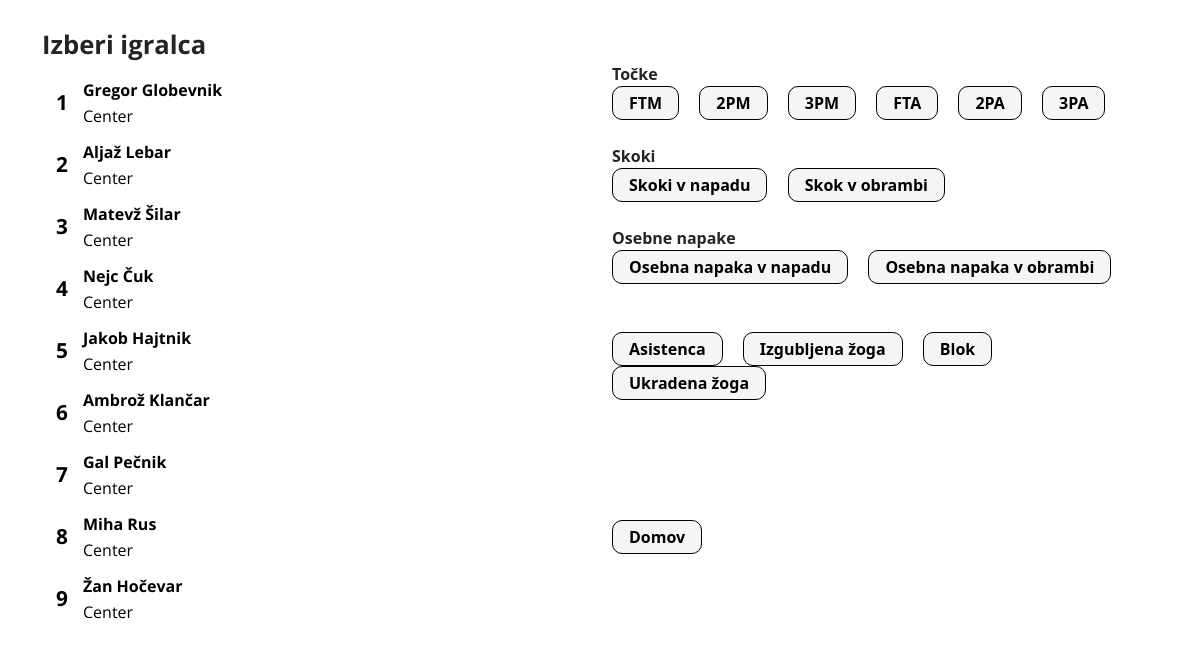
Before: /player_stat with the older database file.
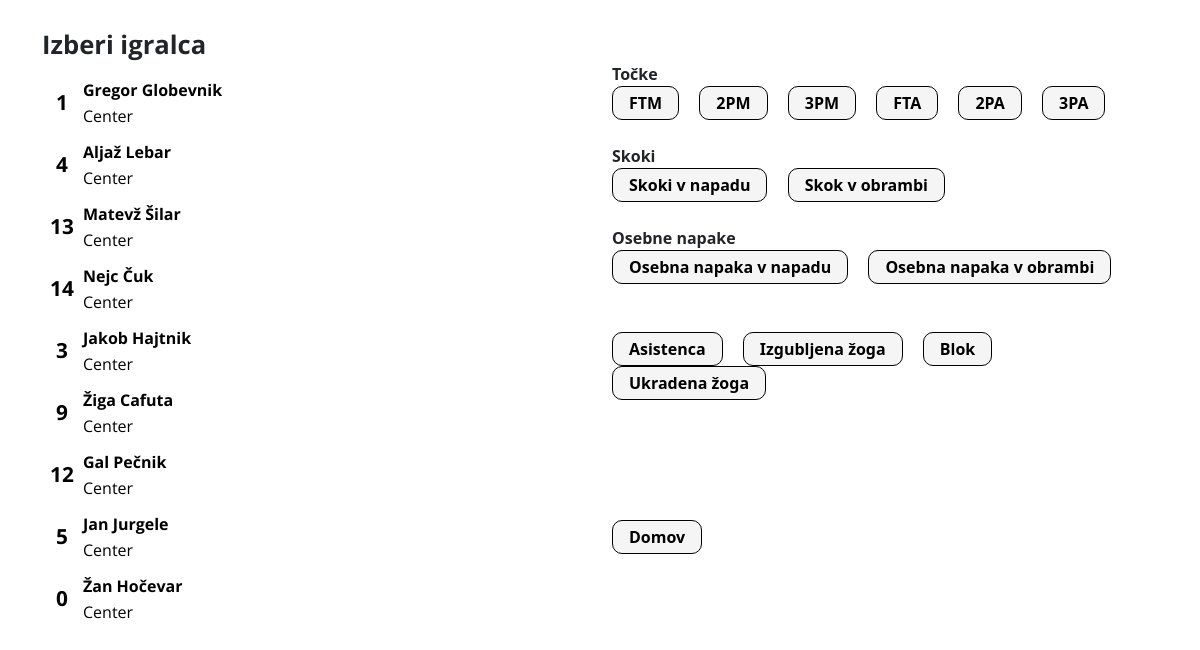
After: the same page with the newer database file.
### app/models.py (models this page shows, shortened)
class Players(db.Model):
    player_id = db.Column(db.Integer, primary_key=True, autoincrement=True)
    full_name = db.Column(db.String(50), index=True, nullable=False)
    jersey_no = db.Column(db.String(50), index=True, nullable=False)
    pa_1 = db.Column(db.Integer, index=True)
    pm_1 = db.Column(db.Integer, index=True)
    pa_2 = db.Column(db.Integer, index=True)
    pm_2 = db.Column(db.Integer, index=True)
    pa_3 = db.Column(db.Integer, index=True)
    pm_3 = db.Column(db.Integer, index=True)
    fouls_o = db.Column(db.Integer, index=True)
    fouls_d = db.Column(db.Integer, index=True)
    rebounds_o = db.Column(db.Integer, index=True)
    rebounds_d = db.Column(db.Integer, index=True)
    assists = db.Column(db.Integer, index=True)
    turnovers = db.Column(db.Integer, index=True)
    blocks = db.Column(db.Integer, index=True)
    steals = db.Column(db.Integer, index=True)
    id_positon = db.Column(db.Integer, db.ForeignKey('positions.position_id'), nullable=False)
    id_opponent = db.Column(db.Integer, db.ForeignKey('opponents.opponent_id'))

### app/routes.py (the view)
@app.route('/player_stat', methods=['GET', 'POST'])
def player_stat():
    selected_id = request.args.get('id', None)
    players = Players.query.all()
    current_opponent = Opponents.query.filter_by(date=date.today()).first()
    selected_player = Players.query.filter_by(player_id=selected_id).first()
    return render_template('player_stat.html', current_opponent=current_opponent, players=players,
                           selected_player=selected_player)

### app/templates/player_stat.html (shortened to what this page needs)
{% extends "playerList.html" %}
{% block content %}
    <br>
        <div class="section">Točke</div>
        <button type="button" class="editStat" id="ftm" p_id="{{ selected_player.player_id }}">FTM</button>
        <button type="button" class="editStat" id="pm2" p_id="{{ selected_player.player_id }}">2PM</button>
        <button type="button" class="editStat" id="pm3" p_id="{{ selected_player.player_id }}">3PM</button>
        <button type="button" class="editStat" id="fta" p_id="{{ selected_player.player_id }}">FTA</button>
        <button type="button" class="editStat" id="pa2" p_id="{{ selected_player.player_id }}">2PA</button>
        <button type="button" class="editStat" id="pa3" p_id="{{ selected_player.player_id }}">3PA</button>
        <br><br>
        <div class="section">Skoki</div>
        <button type="button" class="editStat" id="oreb" p_id="{{ selected_player.player_id }}">Skoki v napadu</button>
        <button type="button" class="editStat" id="dreb" p_id="{{ selected_player.player_id }}">Skok v obrambi</button>
        <br><br>
        <div class="section">Osebne napake</div>
        <button type="button" class="editStat" id="opf" p_id="{{ selected_player.player_id }}">Osebna napaka v napadu</button>
        <button type="button" class="editStat" id="dpf" p_id="{{ selected_player.player_id }}">Osebna napaka v obrambi</button>
        <br><br><br>
        <button type="button" class="editStat" id="ast" p_id="{{ selected_player.player_id }}">Asistenca</button>
        <button type="button" class="editStat" id="to" p_id="{{ selected_player.player_id }}">Izgubljena žoga</button>
        <button type="button" class="editStat" id="blk" p_id="{{ selected_player.player_id }}">Blok</button>
        <button type="button" class="editStat" id="stl" p_id="{{ selected_player.player_id }}">Ukradena žoga</button>
        <br><br><br><br><br><br>
        <a href="game"><button class="editStat" type="button">Domov</button></a>
{% endblock %}

### app/templates/playerList.html (shortened to what this page needs)
<!DOCTYPE html>
<html lang="en">
<head>
    <link rel="stylesheet" href="{{ url_for('static',filename='style.css') }}">
    <link href="https://cdn.jsdelivr.net/npm/bootstrap@5.1.0/dist/css/bootstrap.min.css" rel="stylesheet">
    <link rel="stylesheet" href="/static/css/base.css">
    <link rel="stylesheet" href="/static/css/playerList.css">
</head>
<body>
    <div class="container">
        <div class="row">
            <div class="col">
                <h1>Izberi igralca</h1>
                <div class="side-players">
                    {% for player in players %}
                        <a href="{{ url_for('player_stat', id=player.player_id) }}" class="player">
                            <table>
                                <tr>
                                    <td rowspan="2" class="player-id">
                                        <div>{{ player.jersey_no }}</div>
                                    </td>
                                    <td>
                                        <div class="player-name">{{ player.full_name }}</div>
                                    </td>
                                </tr>
                                <tr>
                                    <td>
                                        <div class="player-pos">Center</div>
                                    </td>
                                </tr>
                            </table>
                        </a>
                    {% endfor  %}
                </div>
            </div>
            <div class="col">
                {% block content %}{% endblock %}
            </div>
        </div>
    </div>
</body>
</html>

Changed rows visible on the page:
changed Players "Aljaž Lebar": jersey_no "2" → "4"
changed Players "Matevž Šilar": jersey_no "3" → "13"
changed Players "Nejc Čuk": jersey_no "4" → "14"
changed Players "Jakob Hajtnik": jersey_no "5" → "3"
changed Players: jersey_no "6" → "9"; full_name "Ambrož Klančar" → "Žiga Cafuta"
changed Players "Gal Pečnik": jersey_no "7" → "12"
changed Players: jersey_no "8" → "5"; full_name "Miha Rus" → "Jan Jurgele"
changed Players "Žan Hočevar": jersey_no "9" → "0"
